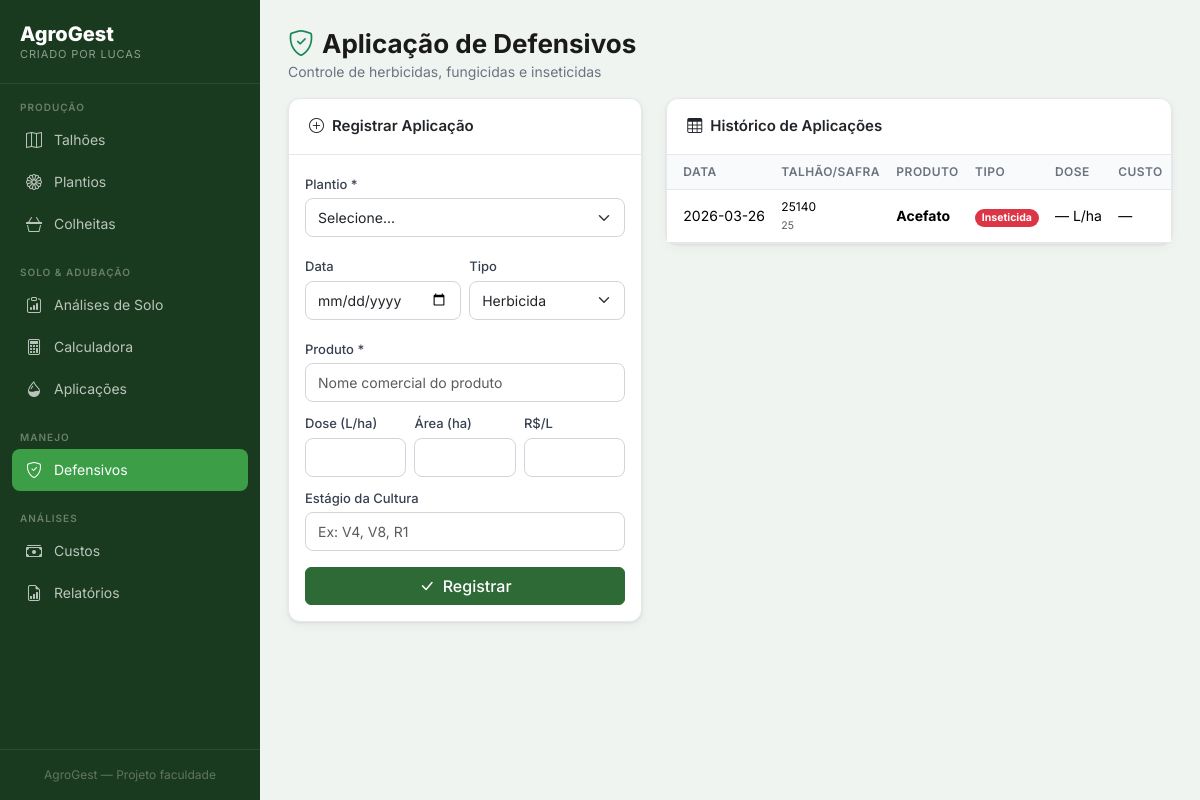
The page /defensivos/ on the database its author committed.
### tables this page shows
CREATE TABLE aplicacoes_defensivos (
    id INTEGER PRIMARY KEY AUTOINCREMENT,
    plantio_id INTEGER NOT NULL,
    data_aplicacao DATE,
    produto TEXT NOT NULL,
    tipo TEXT,
    dose_lha REAL,
    area_ha REAL,
    custo_litro REAL,
    estagio_cultura TEXT,
    observacoes TEXT,
    criado_em TIMESTAMP DEFAULT CURRENT_TIMESTAMP,
    FOREIGN KEY (plantio_id) REFERENCES plantios(id)
);

CREATE TABLE talhoes (
    id INTEGER PRIMARY KEY AUTOINCREMENT,
    nome TEXT NOT NULL,
    area_ha REAL NOT NULL,
    localizacao TEXT,
    tipo_solo TEXT,
    observacoes TEXT,
    criado_em TIMESTAMP DEFAULT CURRENT_TIMESTAMP
);

CREATE TABLE plantios (
    id INTEGER PRIMARY KEY AUTOINCREMENT,
    talhao_id INTEGER NOT NULL,
    safra TEXT NOT NULL,
    data_plantio DATE,
    hibrido TEXT,
    populacao INTEGER,
    area_plantada REAL,
    status TEXT DEFAULT 'planejado',
    observacoes TEXT,
    criado_em TIMESTAMP DEFAULT CURRENT_TIMESTAMP,
    FOREIGN KEY (talhao_id) REFERENCES talhoes(id)
);

### modules/defensivos.py (the view)
@defensivos_bp.route('/')
def index():
    db = get_db()
    apls = db.execute("""
        SELECT d.*, p.safra, t.nome as talhao_nome
        FROM aplicacoes_defensivos d
        JOIN plantios p ON p.id = d.plantio_id
        JOIN talhoes t ON t.id = p.talhao_id
        ORDER BY d.data_aplicacao DESC
    """).fetchall()
    plantios = db.execute("SELECT p.id, p.safra, t.nome as talhao_nome FROM plantios p JOIN talhoes t ON t.id=p.talhao_id ORDER BY p.safra DESC").fetchall()
    return render_template('defensivos/index.html', aplicacoes=apls, plantios=plantios)

### database.py (called while the page is built)
def get_db(app=None):
    from flask import current_app
    if app:
        db = sqlite3.connect(app.config['DATABASE'], detect_types=sqlite3.PARSE_DECLTYPES)
        db.row_factory = sqlite3.Row
        return db
    if 'db' not in g:
        g.db = sqlite3.connect(
            current_app.config['DATABASE'],
            detect_types=sqlite3.PARSE_DECLTYPES
        )
        g.db.row_factory = sqlite3.Row
    return g.db

### templates/defensivos/index.html (shortened to what this page needs)
{% extends "base.html" %}
{% block content %}
<div class="page-header">
    <h1 class="page-title"><i class="bi bi-shield-check me-2 text-success"></i>Aplicação de Defensivos</h1>
    <p class="page-subtitle">Controle de herbicidas, fungicidas e inseticidas</p>
</div>
<div class="row g-4">
    <div class="col-lg-5">
        <div class="card">
            <div class="card-header"><i class="bi bi-plus-circle me-2"></i>Registrar Aplicação</div>
            <div class="card-body">
                <form method="POST" action="{{ url_for('defensivos.novo') }}">
                    <div class="mb-3">
                        <label class="form-label">Plantio *</label>
                        <select name="plantio_id" class="form-select" required>
                            <option value="">Selecione...</option>
                        </select>
                    </div>
                    <div class="row g-2">
                        <div class="col-6">
                            <label class="form-label">Data</label>
                            <input type="date" name="data_aplicacao" class="form-control">
                        </div>
                        <div class="col-6">
                            <label class="form-label">Tipo</label>
                            <select name="tipo" class="form-select">
                                <option value="herbicida">Herbicida</option>
                            </select>
                        </div>
                    </div>
                    <div class="mt-3">
                        <label class="form-label">Produto *</label>
                        <input type="text" name="produto" class="form-control" required
                               placeholder="Nome comercial do produto">
                    </div>
                    <div class="row g-2 mt-0">
                        <div class="col-4">
                            <label class="form-label">Dose (L/ha)</label>
                            <input type="number" name="dose_lha" class="form-control" step="0.01">
                        </div>
                        <div class="col-4">
                            <label class="form-label">Área (ha)</label>
                            <input type="number" name="area_ha" class="form-control" step="0.01">
                        </div>
                        <div class="col-4">
                            <label class="form-label">R$/L</label>
                            <input type="number" name="custo_litro" class="form-control" step="0.01">
                        </div>
                    </div>
                    <div class="mt-2">
                        <label class="form-label">Estágio da Cultura</label>
                        <input type="text" name="estagio_cultura" class="form-control" placeholder="Ex: V4, V8, R1">
                    </div>
                    <button type="submit" class="btn btn-primary mt-3 w-100">
                        <i class="bi bi-check-lg me-2"></i>Registrar
                    </button>
                </form>
            </div>
        </div>
    </div>
    <div class="col-lg-7">
        <div class="card">
            <div class="card-header"><i class="bi bi-table me-2"></i>Histórico de Aplicações</div>
            <div class="card-body p-0">
                {% if aplicacoes %}
                <div class="table-responsive">
                    <table class="table table-hover mb-0">
                        <thead>
                            <tr>
                                <th class="ps-3">Data</th>
                                <th>Talhão/Safra</th>
                                <th>Produto</th>
                                <th>Tipo</th>
                                <th>Dose</th>
                                <th>Custo</th>
                            </tr>
                        </thead>
                        <tbody>
                            {% for a in aplicacoes %}
                            <tr>
                                <td class="ps-3">{{ a.data_aplicacao or '—' }}</td>
                                <td style="font-size:12px;">{{ a.talhao_nome }}<br><small class="text-muted">{{ a.safra }}</small></td>
                                <td class="fw-bold">{{ a.produto }}</td>
                                <td>
                                    <span class="badge rounded-pill
                                        {% if a.tipo == 'herbicida' %}bg-warning text-dark
                                        {% elif a.tipo == 'fungicida' %}bg-info
                                        {% elif a.tipo == 'inseticida' %}bg-danger
                                        {% else %}bg-secondary{% endif %}">
                                        {{ a.tipo|title }}
                                    </span>
                                </td>
                                <td>{{ a.dose_lha or '—' }} L/ha</td>
                                <td>{% if a.custo_litro and a.dose_lha and a.area_ha %}
                                    R$ {{ "%.0f"|format(a.custo_litro * a.dose_lha * a.area_ha) }}
                                    {% else %}—{% endif %}</td>
                            </tr>
                            {% endfor %}
                        </tbody>
                    </table>
                </div>
                {% else %}
                <div class="text-center py-5 text-muted">Nenhuma aplicação registrada.</div>
                {% endif %}
            </div>
        </div>
    </div>
</div>
{% endblock %}

### templates/base.html (style rules this page uses)
:root { --green-deep: #1a3a1f; --green-mid: #2d6a35; --green-bright: #3d9e48; --green-light: #6abf71; --gold: #e8b94a; --gold-light: #f5d87a; --cream: #faf7f0; --soil: #6b4423; --soil-light: #a0714f; --text-dark: #1a1a1a; --text-muted: #6b7280; --border: #e5e7eb; --shadow: 0 1px 3px rgba(0,0,0,.08), 0 4px 12px rgba(0,0,0,.04); --shadow-lg: 0 8px 24px rgba(0,0,0,.10); --radius: 12px; --bottom-nav-h: 64px; }
* { box-sizing: border-box; }
body { font-family: 'Inter', sans-serif; background: #f0f4f0; color: var(--text-dark); min-height: 100vh; }
.page-title { font-weight: 700; font-size: 26px; color: var(--text-dark); margin: 0; }
.page-subtitle { color: var(--text-muted); font-size: 14px; margin-top: 2px; }
.card { background: #fff; border: 1px solid var(--border); border-radius: var(--radius); box-shadow: var(--shadow); }
.card-header { background: transparent; border-bottom: 1px solid var(--border); padding: 16px 20px; font-weight: 600; font-size: 15px; }
.table { font-size: 14px; }
.table th { font-weight: 600; font-size: 12px; text-transform: uppercase; letter-spacing: .04em; color: var(--text-muted); background: #f9fafb; border-bottom: 1px solid var(--border); }
.table td { vertical-align: middle; border-color: var(--border); }
.btn-primary { background: var(--green-mid); border-color: var(--green-mid); font-weight: 500; }
.form-label { font-size: 13px; font-weight: 500; color: #374151; margin-bottom: 4px; }
.form-control, .form-select { border-radius: 8px; border: 1px solid #d1d5db; font-size: 14px; padding: 8px 12px; }

### rows shown on the page
aplicacoes_defensivos: data_aplicacao "2026-03-26", talhao_nome "25140", safra "25", produto "Acefato", tipo "Inseticida", dose_lha "—"
